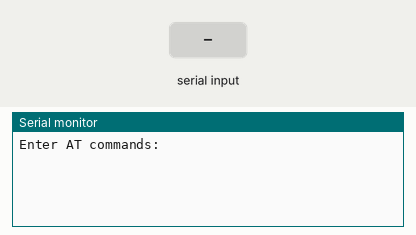
Recording of a sketch running on a simulated Arduino Uno, built with avr-gcc and run on an emulated ATmega328P. Parts: the last lines printed to the serial monitor. Inputs (shaded band) come from the test bench.

Above: at 1.2 s.
1.3 s: "1" received over the second serial link
At 2.3 s:
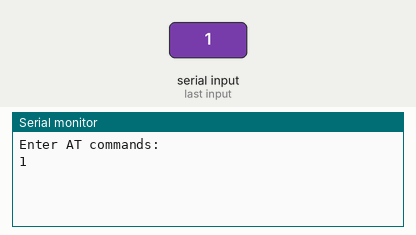
2.8 s: "0" received over the second serial link
At 3.4 s:
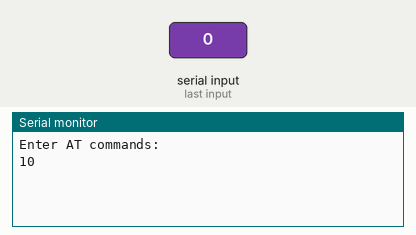

The sketch:

bluetooth_interface.ino
```cpp
#include <SoftwareSerial.h>


// ARDUINO AT MODE (i.e. config mode)
//have different commands.   use at+help  for help

//VCC to 5V

SoftwareSerial mySerial(8, 9); // RX, TX

void setup() {

Serial.begin(9600);


Serial.println("Enter AT commands:");

mySerial.begin(9600);

}

void loop()

{

if (mySerial.available()){
  Serial.write(mySerial.read());
}

if (Serial.available()){
  mySerial.write(Serial.read());
}

}
```

Measured:
- after the input at 1.3 s, the serial monitor: prints a new line at once (image 1)
- after the input at 2.8 s, the serial monitor: prints a new line at once (image 2)
